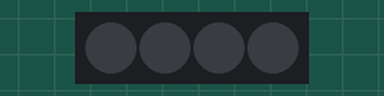
Bench run of a program on a simulated Raspberry Pi Pico running MicroPython. On the bench: 4 RGB LEDs in strip order, left to right. Dim RGB values are drawn brighter than linear.

Above: at 0.07 s.
At 3.87 s:
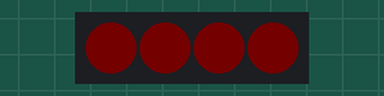
Timing chart, 0 to 4.5 s (numbered marks = the images above):
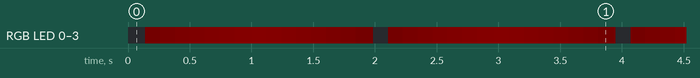

Measured:
- by itself, everything shown: repeats every 2.0 s, in 16 steps

The program:

2.2_breathing_LEDs.py
```python
from machine import Pin
from time import sleep
from neopixel import NeoPixel

rgb_pin = Pin(23)
num_leds = 4
rgb_leds = NeoPixel(rgb_pin, num_leds)

luminance = 0
max_luminance = 8
sleep_interval = 0.12

color = (0,0,0)
rgb_leds.fill(color)
rgb_leds.write()

while True:
        sleep(0.02)
        for luminance in range (0, max_luminance):
                color = (luminance, 0, 0)
                rgb_leds.fill(color)
                rgb_leds.write()
                sleep(sleep_interval)

        sleep(0.02)
        for luminance in range (max_luminance, 0, -1):
                color = (luminance, 0, 0)
                rgb_leds.fill(color)
                rgb_leds.write()
                sleep(sleep_interval)
```
